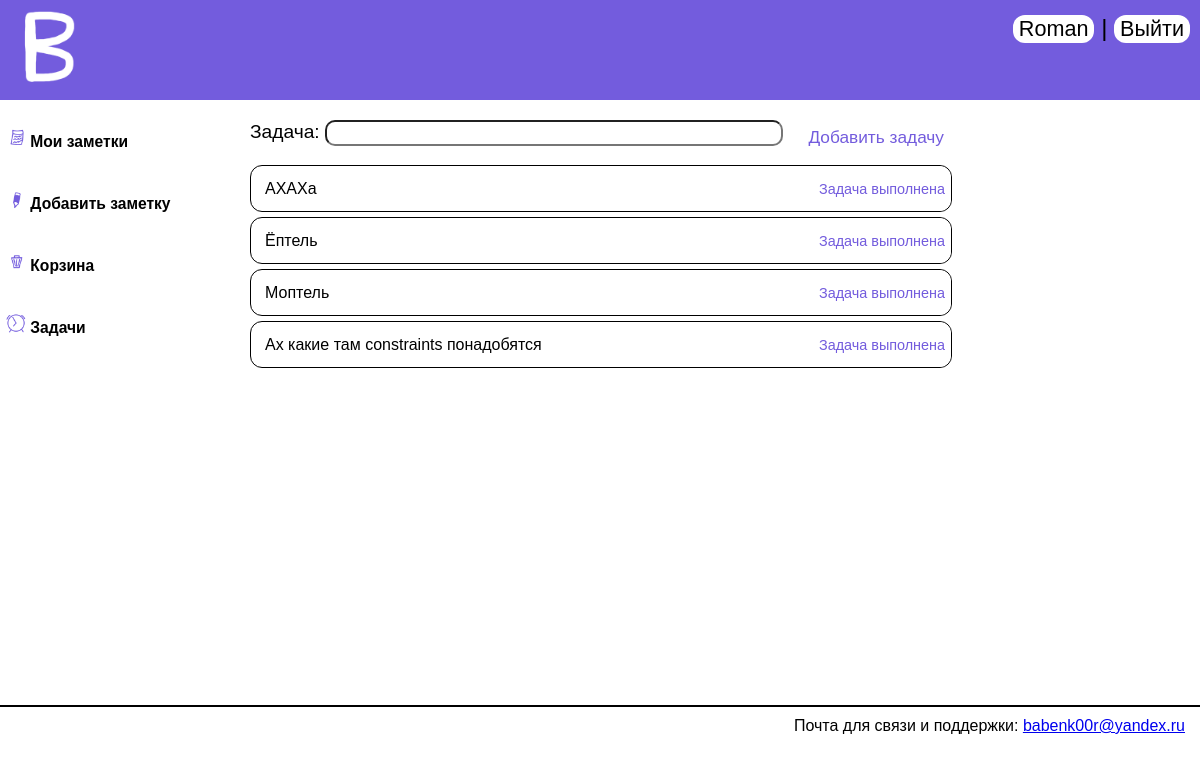
The app's page /tasks (signed in), older data.
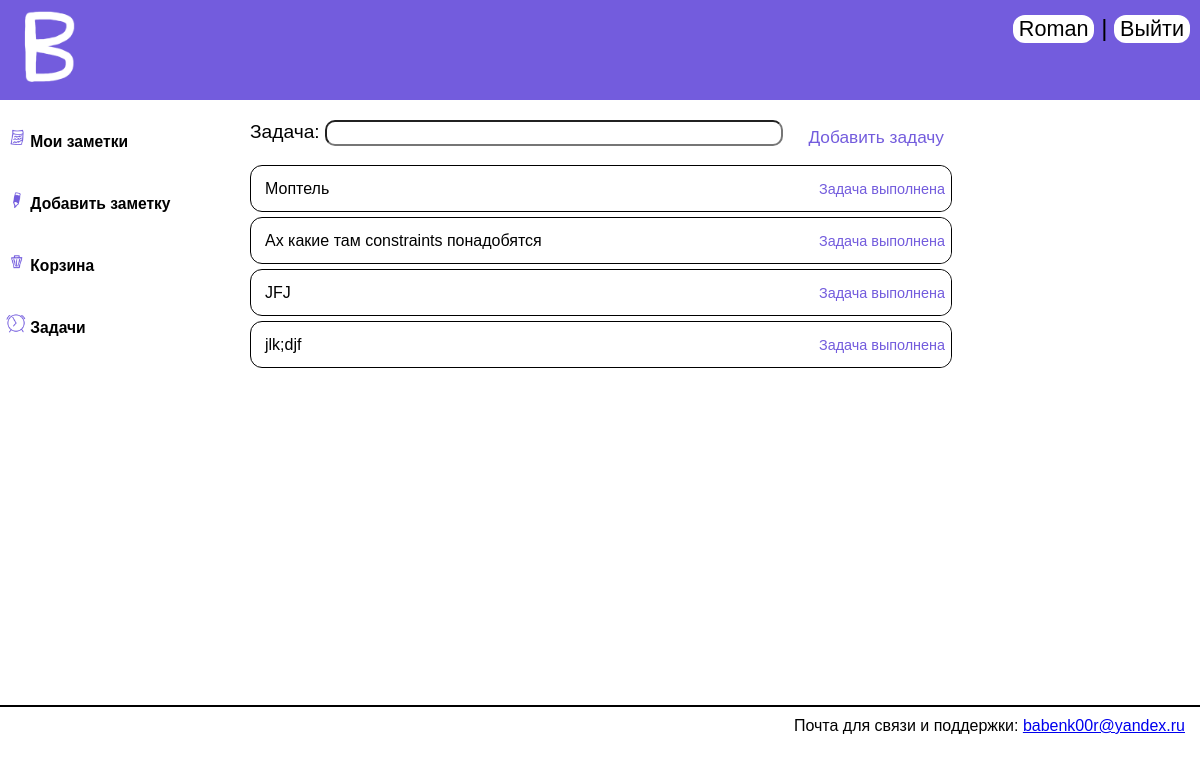
The same page, newer data.
### main/models.py (models this page shows)
class Tasks_model(models.Model):
    text = models.CharField(max_length=255, verbose_name="Задача")
    user_id = models.CharField(max_length=255)

### main/views.py (the view)
# urls.py: path('tasks', tasks, name='tasks'),
def tasks(request):
    tasks = Tasks_model.objects.filter(user_id=request.user.id)
    user_id = str(request.user.id)
    if request.method == 'POST':
        form = Task_form(request.POST, request.FILES, initial={'user_id': user_id})
        if form.is_valid():
            form.save()
            return redirect('tasks')
    else:
        form = Task_form(initial={'user_id': user_id})
    return render(request, 'main/tasks.html', {'menu': menu, 'tasks': tasks, 'form': form, 'title': 'Задачи'})

### main/forms.py
class Task_form(forms.ModelForm):
    user_id = forms.CharField(widget=forms.HiddenInput(), required=False)
    class Meta:
        model = Tasks_model
        fields = ['text', 'user_id']
        widgets = {
            'text': forms.TextInput(attrs={'id': 'task-field'}),
        }

### main/templates/main/tasks.html (shortened to what this page needs)
{% extends 'main/base.html' %}
{% block content %}
    <div id="task-form">
        <form action="" id="new-task-form" method="post">
            {{ form }}
            <button type="submit" class="complete-task">Добавить задачу</button>
        </form>
    </div>
    <div>
        {% for t in tasks %}
        <div class="task"><div class="text-task">{{ t.text }}</div><a href="{% url 'complete_task' t.id %}"><button class="complete-task">Задача выполнена</button></a></div>
        {% endfor %}
    </div>
{% endblock %}

### main/templates/main/base.html (shortened to what this page needs)
{% load static %}
<!DOCTYPE html>
<html lang="ru">
    <head>
	<link rel="stylesheet" href="{% static 'main/css/styles.css' %}">
    </head>
    <body>
        <div class="header">
            <a href="{% url 'main' %}" ><img class='logo' src="{% static 'main/images/logo.png' %}"></a>
            {% if request.user.is_authenticated %}
            <div class="user-block">
                <div id="user-block"><a href="{% url 'main' %}"><button class="rbutton">{{ user.username }}</button><a></a> | <a href="{% url 'logout' %}"><button class="rbutton">Выйти</button></a></div>
            </div>
            {% else %}
            <div class="user-block">
                <div id="user-block"><a href="{% url 'login' %}"><button class="rbutton">Войти</button></a> | <a href="{% url 'registration' %}"><button class="rbutton">Зарегистрироваться</button></a></div>
            </div>
            {% endif %}
        </div>
        <div class="clearfix">
        <div class="notes">
            <div class="inner-notes">
                {% for p in menu %}
                    <a href="{% url p.url %}"><button class="button"><h3><img class="Mlogo" src="{% static 'main/images/' %}{{ p.logo_url }}">    {{ p.title }}</h3></button></a>
                {% endfor %}
            </div>
        </div>
        <div class="content">
            <div class="inner-content">
                {% block content %}{% endblock content %}
            </div>
        </div>
        </div>
        <div class="footer">
            <div class="inner-footer">Почта для связи и поддержки: <a href="mailto:babenk00r@yandex.ru">babenk00r@yandex.ru</a></div>
        </div>
    </body>
</html>

### main/static/main/css/styles.css (style rules this page uses)
html, body { font-family: 'arial'; margin: 0px; }
.header { background: #735CDD; height: 100px; margin-bottom: 5px; }
.notes { float: left; width: 20%; }
.inner-notes { background: white; min-height: 600px; }
.content { float: left; width: 80%; }
.inner-content { background: white; margin-left: 10xp; min-height: 555px; margin-left: 10px; }
.footer { height: 32px; border-top: 2px solid black; }
.inner-footer { background: FBFEF9; margin-top: 10px; height: 32px; float: right; margin-right: 15px; }
.clearfix:after { visibility: hidden; display: block; font-size: 0; content: " "; clear: both; height: 0; }
.clearfix { display: inline-block; }
.clearfix { display: block; }
.logo { background: url('../images/logo.png') no-repeat 10px 5px; width: 70px; height: 60px; }
.button { border-radius: 12px; border-style: none; margin-top: 5px; width: 100%; background-color: white; text-align: left; }
.rbutton { border-radius: 12px; background-color: white; border-style: none; margin-top: 5px; font-size: 0.9em; }
.user-block { float: right; margin-right: 10px; }
#user-block { margin-top: 10px; font-size: 1.5em; }
.logo { height: 100px; width: 100px; }
.Mlogo { width: 20px; height: 20px; }
.complete-task { border-radius: 12px; background-color: white; border-style: none; font-size: 0.9em; float: right; color: #735CDD; height: 45px; }
.task { width: 700px; margin-top: 5px; border: 1px solid black; border-radius: 12px; height: 45px; margin-bottom: 5px; }
.text-task { width: 530px; float: left; padding-left: 14px; padding-top: 14px; }
#new-task-form { height: 45px; margin-top: 10px; margin-bottom: 5px; }
#task-form { width: 700px; font-size: 1.2em; }
#task-field { border-radius: 10px; height: 20px; margin-top: 5px; width: 450px; }

Row changes from the older to the newer data that the page shows:
removed Tasks_model: text "АХАХа"
removed Tasks_model: text "Ёптель"
added Tasks_model: text "JFJ"
added Tasks_model: text "jlk;djf"
